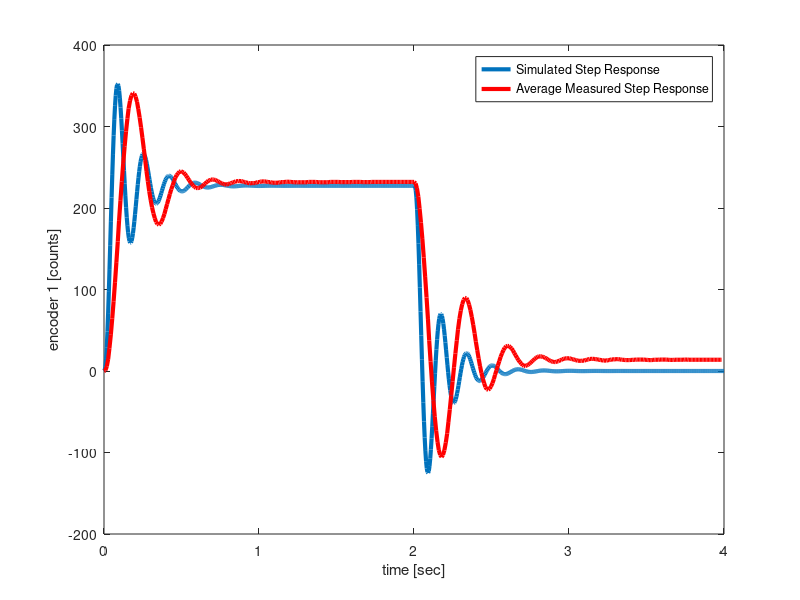

Reproduce this figure in MATLAB. (Note: this script raises an error after producing the figure.)
close all;
clear all;
clc


load('encoder1_step_response_data.mat');

load('avg_data.mat');
%%
figure(1)
l=plot(tstep,ystep,t,y,'r');
set(l,'linewidth',3);
lgd=legend('Simulated Step Response','Average Measured Step Response')
   xlabel('time [sec]');

          ylabel('encoder 1 [counts]')


          ax=gca;
    ax.FontSize=20;
    fontsize(lgd,16,'points')

x_final_rescaled=t;
y_final_rescaled=y;

    fs = 1 / (x_final_rescaled(2) - x_final_rescaled(1)); % Sampling frequency

window_size=20;
y_final_rescaled = movmean(y_final_rescaled, window_size);


Y_exp=fft(y_final_rescaled);
L=length(y_final_rescaled);
P2_exp = abs(Y_exp/L);
P1_exp = P2_exp(1:L/2+1);
P1_exp(2:end-1) = 2*P1_exp(2:end-1);
f_exp = fs*(0:(L/2))/L;

% Step 4: Theoretical Frequency Response
[H_theoretical, f_theoretical] = freqresp(G, 2*pi*f_exp); % Theoretical frequency response

% Step 5: Plot Frequency Response
figure(2);
subplot(2,1,1);
plot(f_exp, 20*log10(P1_exp), 'b', f_theoretical, 20*log10(abs(squeeze(H_theoretical))), 'r');
xlabel('Frequency (Hz)');
ylabel('Magnitude (dB)');
title('Frequency Response');
legend('Experimental', 'Theoretical');
grid on;

subplot(2,1,2);
plot(f_exp, angle(Y_exp(1:L/2+1))*180/pi, 'b', f_theoretical, angle(squeeze(H_theoretical))*180/pi, 'r');
xlabel('Frequency (Hz)');
ylabel('Phase (degrees)');
title('Phase Response');
legend('Experimental', 'Theoretical');
grid on;



